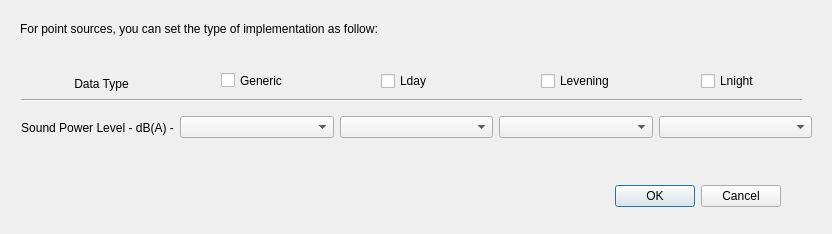
<?xml version="1.0" encoding="UTF-8"?>
<ui version="4.0">
 <class>SourceDetailsPts_window</class>
 <widget class="QDialog" name="SourceDetailsPts_window">
  <property name="geometry">
   <rect>
    <x>0</x>
    <y>0</y>
    <width>832</width>
    <height>234</height>
   </rect>
  </property>
  <property name="windowTitle">
   <string>Point Sources Details</string>
  </property>
  <widget class="QDialogButtonBox" name="buttonBox">
   <property name="geometry">
    <rect>
     <x>440</x>
     <y>180</y>
     <width>341</width>
     <height>32</height>
    </rect>
   </property>
   <property name="orientation">
    <enum>Qt::Horizontal</enum>
   </property>
   <property name="standardButtons">
    <set>QDialogButtonBox::Cancel|QDialogButtonBox::Ok</set>
   </property>
  </widget>
  <widget class="QLabel" name="implementation_label_24">
   <property name="geometry">
    <rect>
     <x>51</x>
     <y>76</y>
     <width>101</width>
     <height>16</height>
    </rect>
   </property>
   <property name="sizePolicy">
    <sizepolicy hsizetype="Fixed" vsizetype="Fixed">
     <horstretch>0</horstretch>
     <verstretch>0</verstretch>
    </sizepolicy>
   </property>
   <property name="text">
    <string>Data Type</string>
   </property>
   <property name="alignment">
    <set>Qt::AlignCenter</set>
   </property>
  </widget>
  <widget class="Line" name="line_11">
   <property name="windowModality">
    <enum>Qt::NonModal</enum>
   </property>
   <property name="geometry">
    <rect>
     <x>21</x>
     <y>90</y>
     <width>781</width>
     <height>20</height>
    </rect>
   </property>
   <property name="orientation">
    <enum>Qt::Horizontal</enum>
   </property>
  </widget>
  <widget class="QWidget" name="layoutWidget_2">
   <property name="geometry">
    <rect>
     <x>21</x>
     <y>110</y>
     <width>791</width>
     <height>35</height>
    </rect>
   </property>
   <layout class="QHBoxLayout" name="horizontalLayout_9">
    <item>
     <widget class="QLabel" name="n_l_label_15">
      <property name="maximumSize">
       <size>
        <width>16777215</width>
        <height>27</height>
       </size>
      </property>
      <property name="text">
       <string>Sound Power Level - dB(A) -</string>
      </property>
      <property name="alignment">
       <set>Qt::AlignCenter</set>
      </property>
     </widget>
    </item>
    <item>
     <widget class="QgsFieldComboBox" name="POWER_P_L_gen_comboBox"/>
    </item>
    <item>
     <widget class="QgsFieldComboBox" name="POWER_P_L_day_comboBox"/>
    </item>
    <item>
     <widget class="QgsFieldComboBox" name="POWER_P_L_eve_comboBox"/>
    </item>
    <item>
     <widget class="QgsFieldComboBox" name="POWER_P_L_nig_comboBox"/>
    </item>
   </layout>
  </widget>
  <widget class="QCheckBox" name="POWER_P_L_gen_checkBox">
   <property name="geometry">
    <rect>
     <x>221</x>
     <y>70</y>
     <width>91</width>
     <height>21</height>
    </rect>
   </property>
   <property name="text">
    <string>Generic</string>
   </property>
   <property name="checked">
    <bool>false</bool>
   </property>
  </widget>
  <widget class="QCheckBox" name="POWER_P_L_day_checkBox">
   <property name="geometry">
    <rect>
     <x>381</x>
     <y>70</y>
     <width>81</width>
     <height>22</height>
    </rect>
   </property>
   <property name="text">
    <string>Lday</string>
   </property>
   <property name="checked">
    <bool>false</bool>
   </property>
  </widget>
  <widget class="QCheckBox" name="POWER_P_L_eve_checkBox">
   <property name="geometry">
    <rect>
     <x>541</x>
     <y>70</y>
     <width>71</width>
     <height>22</height>
    </rect>
   </property>
   <property name="text">
    <string>Levening</string>
   </property>
   <property name="checked">
    <bool>false</bool>
   </property>
  </widget>
  <widget class="QLabel" name="label_2">
   <property name="geometry">
    <rect>
     <x>20</x>
     <y>20</y>
     <width>751</width>
     <height>17</height>
    </rect>
   </property>
   <property name="text">
    <string>For point sources, you can set the type of implementation as follow:</string>
   </property>
  </widget>
  <widget class="QCheckBox" name="POWER_P_L_nig_checkBox">
   <property name="geometry">
    <rect>
     <x>701</x>
     <y>70</y>
     <width>81</width>
     <height>22</height>
    </rect>
   </property>
   <property name="text">
    <string>Lnight</string>
   </property>
   <property name="checked">
    <bool>false</bool>
   </property>
  </widget>
 </widget>
 <customwidgets>
  <customwidget>
   <class>QgsFieldComboBox</class>
   <extends>QComboBox</extends>
   <header>qgsfieldcombobox.h</header>
  </customwidget>
 </customwidgets>
 <resources/>
 <connections>
  <connection>
   <sender>buttonBox</sender>
   <signal>accepted()</signal>
   <receiver>SourceDetailsPts_window</receiver>
   <slot>accept()</slot>
   <hints>
    <hint type="sourcelabel">
     <x>248</x>
     <y>254</y>
    </hint>
    <hint type="destinationlabel">
     <x>157</x>
     <y>274</y>
    </hint>
   </hints>
  </connection>
  <connection>
   <sender>buttonBox</sender>
   <signal>rejected()</signal>
   <receiver>SourceDetailsPts_window</receiver>
   <slot>reject()</slot>
   <hints>
    <hint type="sourcelabel">
     <x>316</x>
     <y>260</y>
    </hint>
    <hint type="destinationlabel">
     <x>286</x>
     <y>274</y>
    </hint>
   </hints>
  </connection>
 </connections>
</ui>
